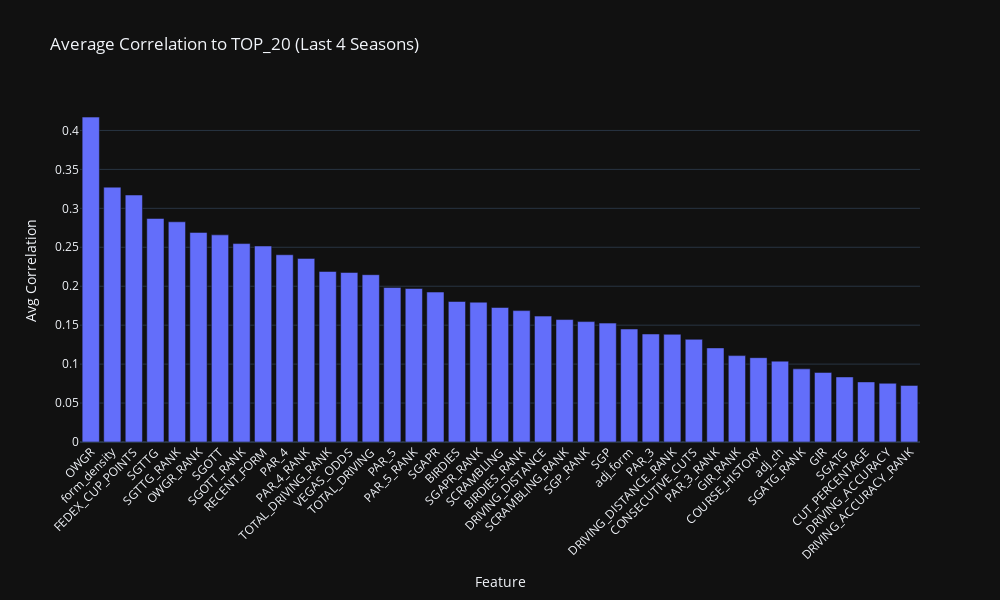

Notebook cell for this chart:
### Markdown cell above
**Average of Last 4 Years**

### Code cell
import pandas as pd
import numpy as np
import plotly.express as px

# === Rebuild correlation matrices for the 4 most recent seasons ===
cor = {}
recent_seasons = sorted(training_df["SEASON"].unique())[-4:]

for season in recent_seasons:
    df_season = training_df[training_df["SEASON"] == season].copy()
    numeric_cols = df_season.select_dtypes(include=["float64", "int64"])
    cor[int(season)] = numeric_cols.corr().abs()

# === Combine into one summary DataFrame ===
cor_df = pd.DataFrame()

for season in recent_seasons:
    df = cor[season].reset_index()
    if "TOP_20" not in df.columns:
        continue
    temp = df[["index", "TOP_20"]].copy()
    temp = temp.rename(columns={"TOP_20": str(season)})
    if cor_df.empty:
        cor_df = temp
    else:
        cor_df = cor_df.merge(temp, on="index", how="outer")

# Drop target and metadata rows
cor_df = cor_df[~cor_df["index"].isin(["TOP_20", "FINAL_POS", "SEASON"])]

# Compute average correlation across seasons
cor_df["AVERAGE"] = cor_df.drop(columns=["index"]).mean(axis=1)
cor_df = cor_df.sort_values(by="AVERAGE", ascending=False)

# === Plotly Bar Chart ===
fig = px.bar(
    cor_df,
    x="index",
    y="AVERAGE",
    title="Average Correlation to TOP_20 (Last 4 Seasons)",
    labels={"index": "Feature", "AVERAGE": "Avg Correlation"},
    template="plotly_dark"
)

fig.update_layout(
    xaxis_tickangle=-45,
    height=600,
    width=1000,
    showlegend=False
)

fig.show()

### Figure 1 — Plotly figure (JSON) as saved in the notebook; plotly's stock layout.template omitted (floating-point values rounded to 4 significant figures)
{"data": [{"hovertemplate": "Feature=%{x}<br>Avg Correlation=%{y}<extra></extra>", "legendgroup": "", "marker": {"color": "#636efa", "pattern": {"shape": ""}}, "name": "", "orientation": "v", "showlegend": false, "textposition": "auto", "type": "bar", "x": ["OWGR", "form_density", "FEDEX_CUP_POINTS", "SGTTG", "SGTTG_RANK", "OWGR_RANK", "SGOTT", "SGOTT_RANK", "RECENT_FORM", "PAR_4", "PAR_4_RANK", "TOTAL_DRIVING_RANK", "VEGAS_ODDS", "TOTAL_DRIVING", "PAR_5", "PAR_5_RANK", "SGAPR", "BIRDIES", "SGAPR_RANK", "SCRAMBLING", "BIRDIES_RANK", "DRIVING_DISTANCE", "SCRAMBLING_RANK", "SGP_RANK", "SGP", "adj_form", "PAR_3", "DRIVING_DISTANCE_RANK", "CONSECUTIVE_CUTS", "PAR_3_RANK", "GIR_RANK", "COURSE_HISTORY", "adj_ch", "SGATG_RANK", "GIR", "SGATG", "CUT_PERCENTAGE", "DRIVING_ACCURACY", "DRIVING_ACCURACY_RANK"], "xaxis": "x", "y": [0.4171, 0.3272, 0.3171, 0.287, 0.2827, 0.2691, 0.266, 0.2548, 0.2517, 0.2404, 0.2357, 0.219, 0.2177, 0.2148, 0.1983, 0.1971, 0.1925, 0.1804, 0.1795, 0.1727, 0.1687, 0.1616, 0.1572, 0.1546, 0.1526, 0.1451, 0.1386, 0.1383, 0.1318, 0.1208, 0.1109, 0.1083, 0.1038, 0.09391, 0.08932, 0.08355, 0.07715, 0.07538, 0.07265], "yaxis": "y"}], "layout": {"barmode": "relative", "height": 600, "legend": {"tracegroupgap": 0}, "showlegend": false, "title": {"text": "Average Correlation to TOP_20 (Last 4 Seasons)"}, "width": 1000, "xaxis": {"anchor": "y", "domain": [0, 1], "tickangle": -45, "title": {"text": "Feature"}}, "yaxis": {"anchor": "x", "domain": [0, 1], "title": {"text": "Avg Correlation"}}}}
